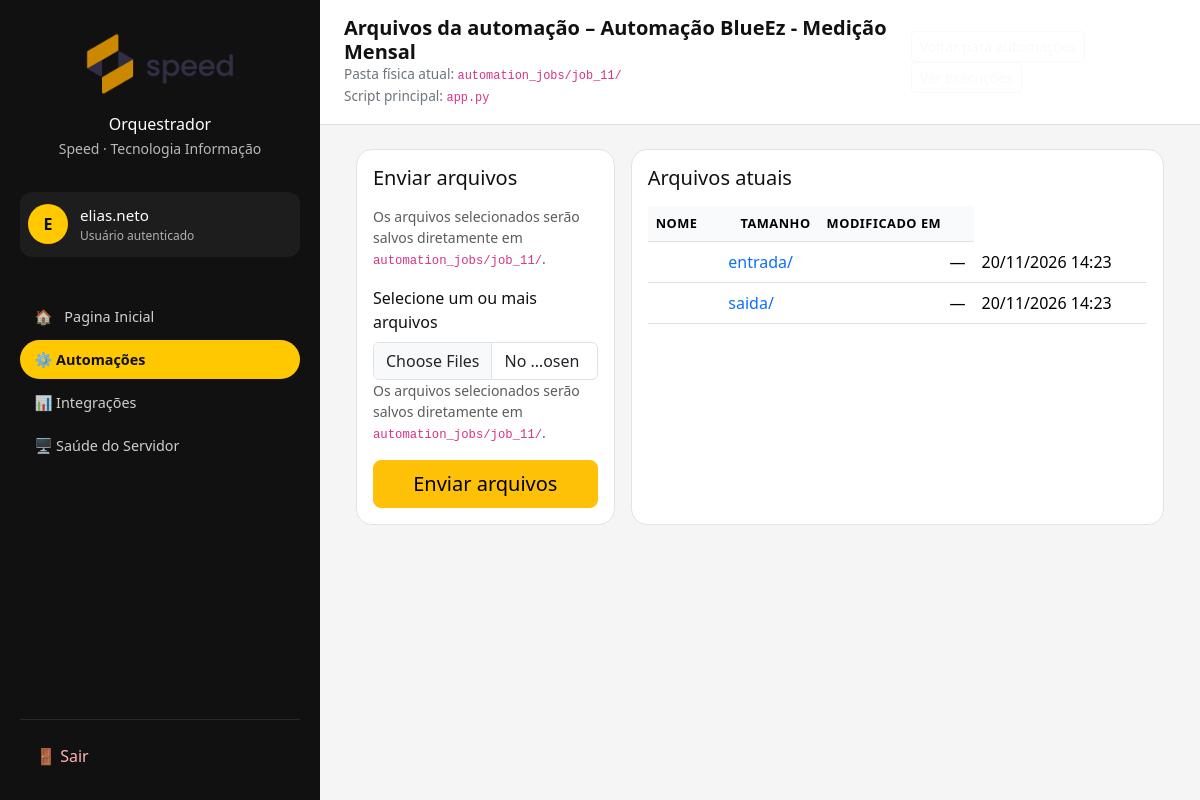
Page /automation/jobs/11/files/ (signed in) on the committed database.
### automation/models.py (models this page shows, shortened)
class AutomationJob(models.Model):
    class ScheduleType(models.TextChoices):
        ONCE        = "once",        "Pontual"
        DAILY       = "daily",       "Diário"
        MULTI_DAILY = "multi_daily", "Diário – vários horários"
        INTERVAL    = "interval",    "A cada N minutos"
    class Sector(models.TextChoices):
        GERAL = "geral", "Geral"
        FINANCEIRO = "financeiro", "Financeiro"
        COMERCIAL = "comercial", "Comercial"
        TI = "ti", "TI"
    name = models.CharField("Nome da automação", max_length=200)
    description = models.TextField(
        "Descrição",
        blank=True,
        help_text="Explicação rápida do que essa automação faz (aparece só na interface).",
    )
    code = models.SlugField(
        "Código interno",
        max_length=100,
        unique=True,
        help_text="Identificador curto, sem espaços. Ex: robo_ixc_login_cliente",
    )
    sector = models.CharField(
       "Setor",
        max_length=50,
        choices=Sector.choices,
        default=Sector.GERAL,
        help_text="Setor responsável pela automação (usado para filtros futuros).",
    )
    external_main_script = models.CharField(
        "Arquivo principal (Python)",
        max_length=200,
        default="main.py",
        help_text="Ex: main.py, app.py – arquivo dentro da pasta da automação.",
    )
    is_active = models.BooleanField("Ativa", default=True)
    allow_manual = models.BooleanField("Permite disparo manual", default=True)
    schedule_type = models.CharField(
        "Tipo de agendamento",
        max_length=20,
        choices=ScheduleType.choices,
        default=ScheduleType.ONCE,
    )
    one_off_run_at = models.DateTimeField(
        "Data/hora (pontual)",
        null=True,
        blank=True,
    )
    daily_time = models.TimeField(
        "Horário diário",
        null=True,
        blank=True,
    )
    multi_daily_times = models.CharField(
        "Horários diários (lista)",
        max_length=200,
        blank=True,
        help_text="Horários HH:MM separados por vírgula. Ex.: 08:00, 13:00, 18:00",
    )
    interval_minutes = models.PositiveIntegerField(
        "Intervalo (minutos)",
        null=True,
        blank=True,
        help_text="Usado quando o agendamento for 'a cada N minutos'.",
    )
    next_run_at = models.DateTimeField(
        "Próxima execução",
        null=True,
        blank=True,
    )
    created_at = models.DateTimeField("Criado em", auto_now_add=True)
    updated_at = models.DateTimeField("Atualizado em", auto_now=True)
    class Meta:
        ordering = ["name"]
        verbose_name = "Automação"
        verbose_name_plural = "Automações"
    def get_job_dir(self) -> Path:
        base = Path(settings.BASE_DIR) / "automation_jobs" / f"job_{self.pk}"
        base.mkdir(parents=True, exist_ok=True)
        (base / "entrada").mkdir(exist_ok=True)
        (base / "saida").mkdir(exist_ok=True)
        return base

### automation/views.py (the view, shortened to what this page needs)
# urls.py: path("jobs/<int:pk>/files/", JobFilesView.as_view(), name="job_files"),
class JobFilesView(LoginRequiredMixin, View):
    template_name = "automation/job_files.html"
    def _get_job_and_files(self, pk, subdir_param=None):
        job = get_object_or_404(AutomationJob, pk=pk)
        base_dir = job.get_job_dir()  # já cria job_X/entrada/ e job_X/saida/
        base_dir.mkdir(parents=True, exist_ok=True)
        safe_subdir = (subdir_param or "").strip().strip("\\/")
        current_dir = base_dir
        display_path = f"automation_jobs/job_{job.pk}/"
        if safe_subdir:
            display_path += safe_subdir + "/"
        files = []
        if current_dir.exists():
            for entry in sorted(current_dir.iterdir()):
                if entry.name == ".venv":
                    continue
                stat = entry.stat()
                is_dir = entry.is_dir()
                subdir_for_child = None
                if is_dir:
                    subdir_for_child = (
                        f"{safe_subdir}/{entry.name}" if safe_subdir else entry.name
                    )
                files.append(
                    {
                        "name": entry.name,
                        "is_dir": is_dir,
                        "size": None if is_dir else stat.st_size,
                        "modified": timezone.datetime.fromtimestamp(
                            stat.st_mtime,
                            tz=timezone.get_current_timezone(),
                        ),
                        "subdir_param": subdir_for_child,
                    }
                )
        return job, base_dir, current_dir, display_path, files
    def get(self, request, pk):
        subdir = request.GET.get("subdir", "")
        job, base_dir, current_dir, display_path, files = self._get_job_and_files(
            pk, subdir
        )
        form = JobFileUploadForm()
        context = {
            "job": job,
            "files": files,
            "form": form,
            "current_path_display": display_path,
        }
        return render(request, self.template_name, context)

### automation/templates/automation/job_files.html (shortened to what this page needs)
{% extends "base.html" %}
{% block header_title %}
    Arquivos da automação – {{ job.name }}
{% endblock %}
{% block header_subtitle %}
    Pasta física atual:
    <code>{{ current_path_display }}</code><br>
    Script principal:
    <code>{{ job.external_main_script }}</code>
{% endblock %}
{% block header_actions %}
<a href="{% url 'automation:job_list' %}" class="btn btn-outline-light btn-sm">
</a>
<a href="{% url 'automation:job_runs' job.pk %}" class="btn btn-outline-light btn-sm">
</a>
{% endblock %}
{% block content %}
<div class="container-fluid">
    <div class="row g-3">
        <div class="col-lg-4">
            <div class="card module-card h-100">
                <div class="card-body">
                    <h5 class="card-title mb-3">Enviar arquivos</h5>
                    <p class="text-muted small">
                        Os arquivos selecionados serão salvos diretamente em
                        <code>{{ current_path_display }}</code>.
                    </p>
                        <form method="post" enctype="multipart/form-data" class="mt-3">
                            <div class="mb-3">
                                <label class="form-label" for="id_files">
                                    Selecione um ou mais arquivos
                                </label>
                                {{ form.files }}
                                <small class="text-muted d-block">
                                    Os arquivos selecionados serão salvos diretamente em
                                    <code>{{ current_path_display }}</code>.
                                </small>
                            </div>
                            <button type="submit" class="btn btn-warning btn-lg w-100">
                                Enviar arquivos
                            </button>
                        </form>
                </div>
            </div>
        </div>
        <div class="col-lg-8">
            <div class="card module-card h-100">
                <div class="card-body">
                    <h5 class="card-title mb-3">Arquivos atuais</h5>
                    {% if files %}
                        <div class="table-responsive">
                            <table class="table table-clean align-middle mb-0">
                                <thead>
                                    <tr>
                                        <th>Nome</th>
                                        <th class="text-end">Tamanho</th>
                                        <th>Modificado em</th>
                                    </tr>
                                </thead>
                                <tbody>
                                {% for f in files %}
                                    <tr>
                                        <td>
                                        <td>
                                            {% if f.is_dir and f.subdir_param %}
                                                <a href="{% url 'automation:job_files' job.pk %}?subdir={{ f.subdir_param }}"
                                                class="text-decoration-none">
                                                    {{ f.name }}/
                                                </a>
                                            {% elif f.is_dir %}
                                                <i class="bi bi-folder-fill me-1"></i>{{ f.name }}/
                                            {% else %}
                                                <i class="bi bi-file-earmark-text me-1"></i>{{ f.name }}
                                            {% endif %}
                                        </td>
                                        <td class="text-end">
                                            {% if not f.is_dir %}
                                                {{ f.size|filesizeformat }}
                                            {% else %}
                                                —
                                            {% endif %}
                                        </td>
                                        <td>
                                            {{ f.modified|date:"d/m/Y H:i" }}
                                        </td>
                                    </tr>
                                {% endfor %}
                                </tbody>
                            </table>
                        </div>
                    {% else %}
                        <p class="text-muted mb-0">
                            Ainda não há arquivos nessa pasta (além da venv ou arquivos ocultos).
                        </p>
                    {% endif %}
                </div>
            </div>
        </div>
    </div>
</div>
{% endblock %}

### templates/base.html (shortened to what this page needs)
{% load static %}
<!DOCTYPE html>
<html lang="pt-br">
<head>
    <link
        href="https://cdn.jsdelivr.net/npm/bootstrap@5.3.3/dist/css/bootstrap.min.css"
        rel="stylesheet"
    />
</head>
<body>
<div class="app-wrapper">
    <aside class="sidebar">
        <div class="sidebar-brand">
            <div class="sidebar-logo">
                <img src="{% static 'img/Speed_v02-02.png' %}" alt="Orquestrador" style="max-width: 100%; max-height: 100%;">
            </div>
            <div>
                <a class="nav-link active" href="{% url 'core:home' %}">
                <p class="sidebar-brand-title mb-0">Orquestrador</p>
                <small style="opacity: 0.7;">Speed · Tecnologia Informação</small>
                </a>
            </div>
        </div>
        <div class="sidebar-user">
            <div class="sidebar-avatar">
                {% if request.user.is_authenticated %}
                    {{ request.user.username|first|upper }}
                {% else %}
                    ?
                {% endif %}
            </div>
            <div>
                <p class="sidebar-user-name">
                    {% if request.user.is_authenticated %}
                        {{ request.user.get_full_name|default:request.user.username }}
                    {% else %}
                        Visitante
                    {% endif %}
                </p>
                <p class="sidebar-user-role mb-0">
                    {% if request.user.is_authenticated %}
                        Usuário autenticado
                    {% else %}
                        Não autenticado
                    {% endif %}
                </p>
            </div>
        </div>
        <nav class="sidebar-nav">
            {% with url_name=request.resolver_match.url_name app_name=request.resolver_match.app_name %}
            <ul class="nav flex-column">
                <li class="nav-item">
                    <a
                        class="nav-link {% if app_name == 'core' and url_name == 'home' %}active{% endif %}"
                        href="{% url 'core:home' %}"
                    >
                        <span class="me-1">🏠</span>
                        Pagina Inicial
                    </a>
                </li>
                <li class="nav-item">
                    <a
                        class="nav-link {% if app_name == 'automation' %}active{% endif %}"
                        href="{% url 'automation:job_list' %}"
                    >
                        ⚙️ Automações
                    </a>
                </li>
                <li class="nav-item">
                    <a
                        class="nav-link {% if app_name == 'integrations' %}active{% endif %}"
                        href="#"
                    >
                        📊 Integrações
                    </a>
                </li>
                <li class="nav-item">
                    <a
                        class="nav-link {% if app_name == 'monitorServer' and url_name == 'system_health' %}active{% endif %}"
                        href="{% url 'monitorServer:system_health' %}"
                    >
                        🖥️ Saúde do Servidor
                    </a>
                </li>
            </ul>
            {% endwith %}
        </nav>
        <div class="sidebar-footer">
            <ul class="nav flex-column">
                {% if request.user.is_authenticated %}
                    <li class="nav-item">
                        <a class="nav-link" href="{% url 'accounts:logout' %}">
                            🚪 Sair
                        </a>
                    </li>
                {% else %}
                    <li class="nav-item">
                        <a class="nav-link" href="{% url 'accounts:login' %}">
                            🔐 Entrar
                        </a>
                    </li>
                {% endif %}
            </ul>
        </div>
    </aside>
    <div class="main-content">
        <header class="main-header">
            <div>
                <h1 class="main-header-title">
                    {% block header_title %}Dashboard{% endblock %}
                </h1>
                <p class="main-header-subtitle">
                    {% block header_subtitle %}Visão geral dos módulos do Orquestrador.{% endblock %}
                </p>
            </div>
            <div>
                {% block header_actions %}{% endblock %}
            </div>
        </header>
        <main class="content-wrapper">
            {% block content %}{% endblock %}
        </main>
    </div>
</div>
</body>
</html>

### rows in the picture
AutomationJob: name "Automação BlueEz - Medição Mensal", external_main_script "app.py"

### other values in the picture
{{ request.user.username|first|upper }} "E"
{{ request.user.get_full_name|default:request.user.username }} "elias.neto"
{{ current_path_display }} "automation_jobs/job_11/"
{{ f.name }} "entrada" "saida"
{{ f.modified|date:"d/m/Y H:i" }} "20/11/2026 14:23" "20/11/2026 14:23"
